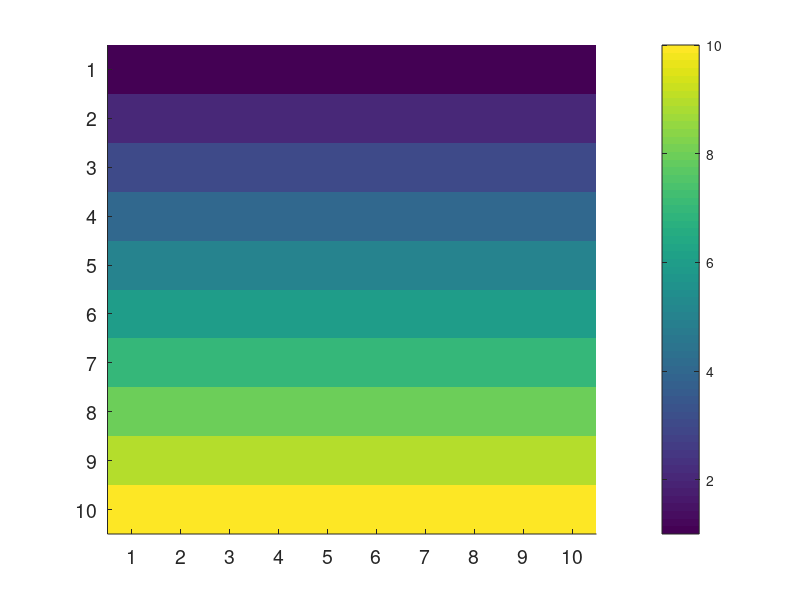
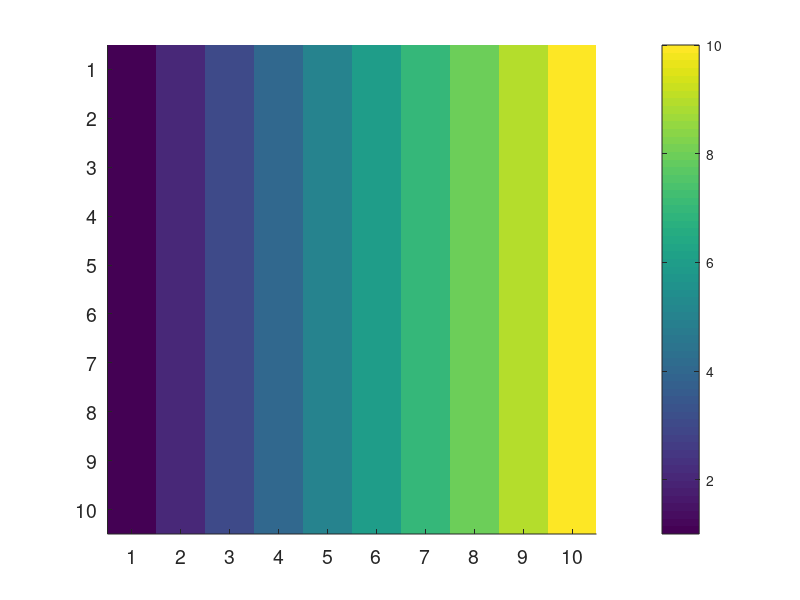
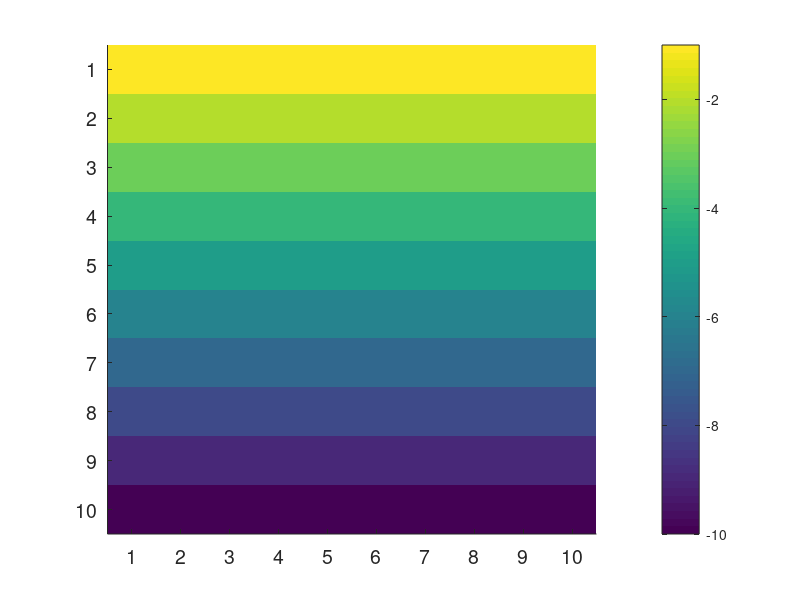
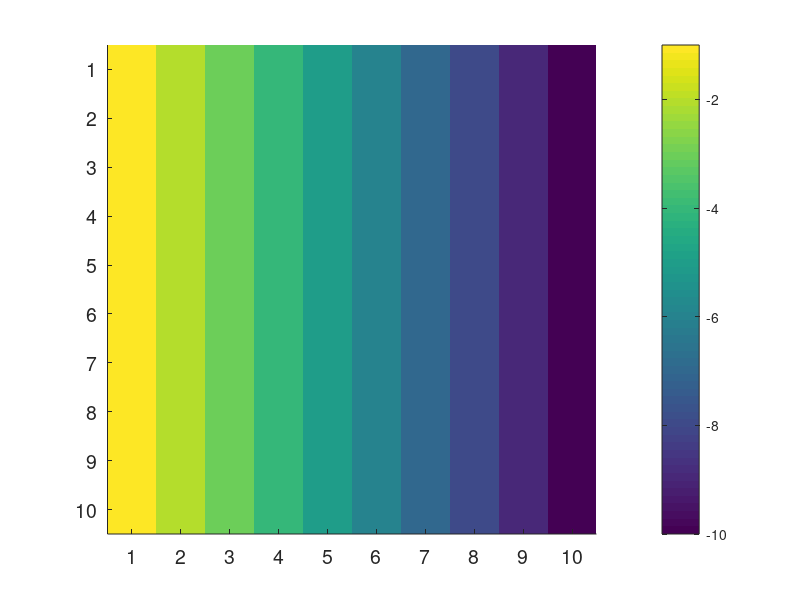

The MATLAB source for these figures, in order:
%%create_4pixel_images
clear
close all

font_size = 14;
im_size = 400;

%Grid for images
array_size = 10;



%Printer type
format_type = '-dpng';
resolution = '-r100';


%Possible shapes 3D functions
func_handles = {@(X,Y) X; ...
    @(X,Y) Y; ...
    @(X,Y) -X; ...
    @(X,Y) -Y; ...
    @(X,Y) X + Y; ...
    @(X,Y) -(X + Y); ...
    @(X,Y) X - Y; ...   
	@(X,Y) -(X - Y); ...
	@(X,Y) X.*Y; ...
	@(X,Y) -X.*Y};

%Choices for functions
func_choices = 1:10;

%Make the grid for the function calls
x = 1:array_size;
y = 1:array_size;
[Y,X] = meshgrid(x,y);

for kk = func_choices 

    %Create an image with max and min values as the defined range
    im = func_handles{kk}(X,Y);

    % Imagesc
    figure('Color','w')
    imagesc(im)
    colorbar
    set(gca,'FontSize',font_size)
    axis equal
    set(gca,'XTick',x,'YTick',y,'box','off','XLim',[0.5 10.5],'YLim',[0.5 10.5])
    
   
    %Print Imagesc
    print(sprintf('Cropped\\nested2_imagesc_func%d',kk),format_type,resolution);

    close all
end